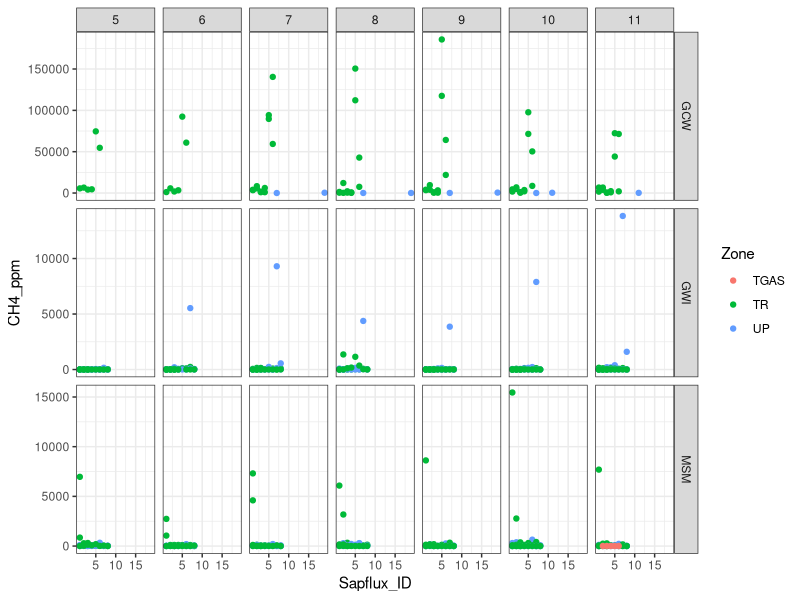
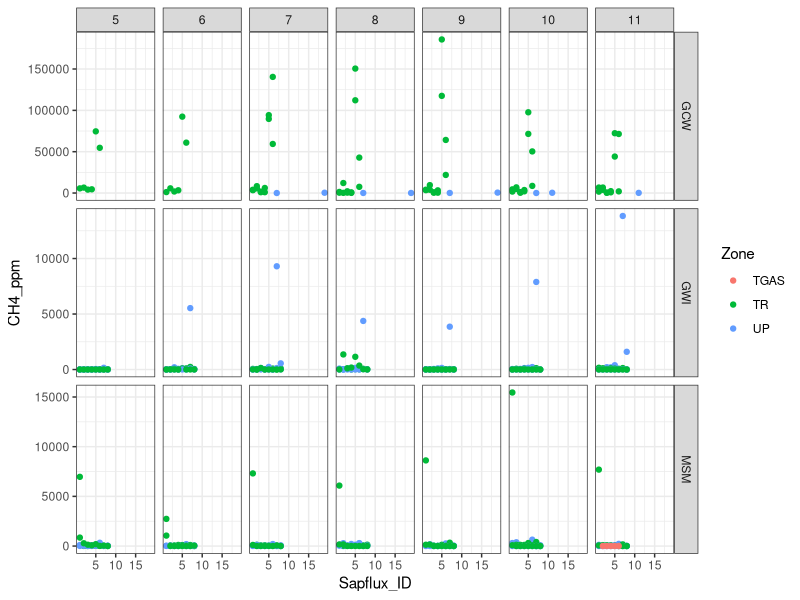
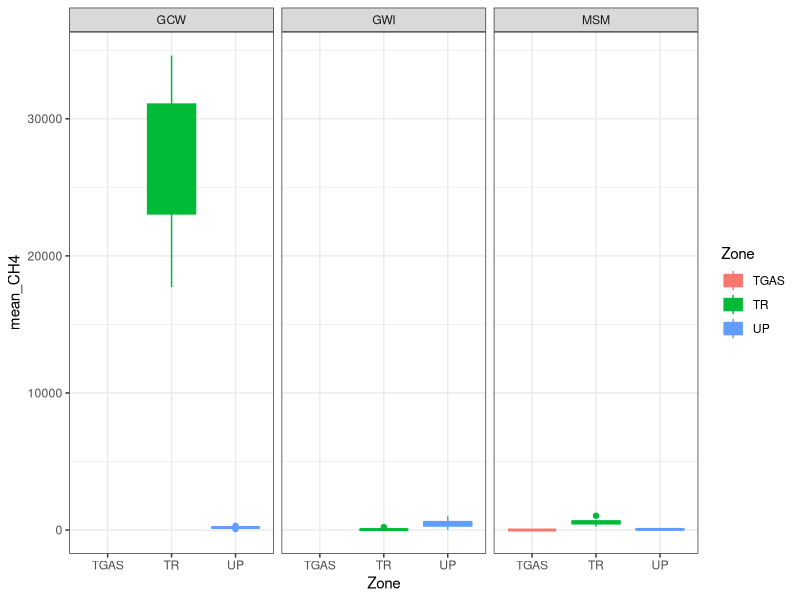

R code for these plots, in order:
## ---- chunk 1
library(dplyr)
library(ggplot2)
library(ggpubr)
library(stringr)
library(readxl)
library(tidyr)
library(tibble)
library(openxlsx)
## ---- chunk 2

#read in 2022 TGAS Data:
dat22 <- read.csv("2022/COMPASS_SynopticCB_TGAS_2022.csv")

#need to deal with some of the tempest data that has the wrong replicate info 
  #a rep of 1 = C7 
  #a rep of 2 = C11
  #a rep of 4 = C19

dat22$Replicate <- as.numeric(dat22$Replicate)

dat22 <- dat22 %>%
  mutate(Replicate = case_when(
    Site == "GCW" & Zone == "UP" & Replicate == 1 ~ 7,
    Site == "GCW" & Zone == "UP" & Replicate == 2 ~ 11,
    Site == "GCW" & Zone == "UP" & Replicate == 4 ~ 19,
    TRUE ~ Replicate  # keep existing value otherwise
  ))

#read in 2023 TGAS Data:
dat23 <- read.csv("2023/COMPASS_SynopticCB_TGAS_2023.csv")


## ---- chunk 3

#read in the tree information about species and dbh
tree_dat <- read.csv("TGAS Tree Info/COMPASS_SynopticCB_TGAS_TreeInfo.csv")
head(tree_dat)

#combine the tree data with the 2022 File 
tree_dat22 <- tree_dat %>%
  select(!"DBH_2023_cm")
dat22_wtree <- left_join(dat22, tree_dat22, by = c("Site", "Zone", "Tree_Code", "Replicate"))

dat22_wtree <- dat22_wtree %>%
  rename(DBH_cm = DBH_2022_cm)

#combine tree data with 2023 File 
tree_dat23 <- tree_dat %>%
  select(!"DBH_2022_cm")
dat23_wtree <- left_join(dat23, tree_dat23, by = c("Site", "Zone", "Tree_Code", "Replicate"))

dat23_wtree <- dat23_wtree %>%
  rename(DBH_cm = DBH_2023_cm)


## ---- chunk 4

#read in the sampling date information
dates <- read.csv("TGAS Tree Info/COMPASS_Synoptic_TGAS_CollectionDates.csv")
head(dates)

#add sampling date and the month # to dat22
dat22_wtree_dates <- dat22_wtree %>%
  left_join(dates %>% select(Site, Year, Month, Day),
            by = c("Site", "Year", "Month")) %>%
  mutate(Month_num = match(Month, month.name))

#add sampling date and the month # to dat23
dat23_wtree_dates <- dat23_wtree %>%
  left_join(dates %>% select(Site, Year, Month, Day),
            by = c("Site", "Year", "Month")) %>%
  mutate(Month_num = match(Month, month.name))


## ---- chunk 5
#combine all the data together in one dataframe
all_dat <- rbind(dat22_wtree_dates, dat23_wtree_dates)

all_dat <- all_dat %>%
  mutate(CO2_ppm = if_else(CO2_ppm < 0, 0, CO2_ppm),
         CO2_ppm = round(CO2_ppm, 3)) %>%
  mutate(CH4_ppm = if_else(CH4_ppm < 0, 0, CH4_ppm),
         CH4_ppm = round(CH4_ppm, 3))

all_dat <- all_dat %>% 
  rename( Sapflux_ID = Replicate, 
          Month_name = Month, 
          Month = Month_num) %>%
  mutate(CH4_Flag = recode(CH4_Flag, "Within Std Curve Range" = "NA")) %>%
  mutate(CO2_Flag = recode(CO2_Flag, "Within Std Curve Range" = "NA")) %>%
  select("Project", "Region", "Year", "Month", "Day", "Site", "Zone", 
         "Sapflux_ID", "Species",
         "DBH_cm" ,  "Status",  "Tree_Info", "Sample_ID","CH4_ppm", 
         "CH4_Flag", "CO2_ppm","CO2_Flag")      



## ---- chunk 6

#pull the column names from the all_dat dataframe and create a new dataframe with them 
metadat <- data.frame(Column_Names = colnames(all_dat))

metadat$Description <- ""
metadat$Units <- ""
metadat$Instrument_ifapplicable <- ""

#add information about each line: 

metadat$Description <- c("Project name: Project component", 
                         "Region samples originated from: CB = Chesapeake Bay",
                         "Year (YYYY) of sample collection", 
                         "Month (#) of sample collection",
                         "Day (#) of sample collection",
                         "Name of sampling transect location (GCW, SWH, MSM, GWI), see dataset locations for coordinates", 
                         "Zone within space-for-time transect (UP=upland, TR=transition)",
                         "Sap flow (SF) id (1-8, 11, 19). The # ID for the sap flow sensor associated with the tree (only live trees)", 
                         "USDA Species code for tree sampled", 
                         "Diameter at breast height (DBH) for tree sampled in same year",
                         "Tree status indicates if the tree was Living or Dead Standing", 
                         "Tree Info indicates if the tree had sap flow monitoring during sampling, dead trees were not monitored for sap flow",
                         "Sample identifier used in laboratory and field", 
                         "Methane concentration of sample from tree gas well", 
                         "Methane concentration flag: NA (data within instrument and std curve range) or Out of Std Curve Range.", 
                         "Carbon Dioxide concentration of sample from tree gas well", 
                         "Carbon Dioxide concentration flag: NA (data within instrument and std curve range) or Out of Std Curve Range." )

metadat$Units <-      c("NA", 
                         "NA",
                         "NA", 
                         "NA",
                         "NA",
                         "NA", 
                         "NA",
                         "NA", 
                         "NA", 
                         "cm",
                         "NA", 
                         "NA",
                         "NA", 
                         "ppm", 
                         "NA", 
                         "ppm", 
                         "NA" )

metadat$Instrument_ifapplicable <-  c("NA", 
                         "NA",
                         "NA", 
                         "NA",
                         "NA",
                         "NA", 
                         "NA",
                         "NA", 
                         "NA", 
                         "DBH tape",
                         "NA", 
                         "NA",
                         "NA", 
                         "Varian 450 GC (Agilent Technologies)", 
                         "NA", 
                         "Varian 450 GC (Agilent Technologies)", 
                         "NA" )


## ---- chunk 7

#write out a csv of all the data to the main folder: 
write.csv(all_dat, "COMPASS_SynopticCB_TGAS_AllData.csv")


#write out a csv of the metadata associated with the data: 
write.csv(metadat, "COMPASS_SynopticCB_TGAS_Metadata.csv")

## ---- chunk 8

#just plot all the data 
ggplot(data=all_dat, aes(x=Sapflux_ID, y=CH4_ppm, fill=Zone, color=Zone))+
  geom_point()+ 
  facet_grid(Site~Month, scales="free_y")+ 
  theme_bw()

#Let's pull out dead trees and only plot the live ones 
live_dat <- subset(all_dat, Status == "Living")

ggplot(data=live_dat, aes(x=Sapflux_ID, y=CH4_ppm, fill=Zone, color=Zone))+
  geom_point()+ 
  facet_grid(Site~Month, scales="free_y")+ 
  theme_bw()

## ---- chunk 9

TGAS_avg <- live_dat %>%
  group_by(Month, Site, Zone) %>%
   dplyr::summarize(mean_CH4 = mean(CH4_ppm, na.rm=TRUE), 
            sd_CH4 = sd(CH4_ppm, na.rm=TRUE), 
            mean_CO2 = mean(CO2_ppm, na.rm=TRUE), 
            sd_CO2 = sd(CO2_ppm, na.rm=TRUE))



ggplot(data=TGAS_avg, aes(x=Zone, y=mean_CH4, fill=Zone, color=Zone))+
  geom_boxplot()+ 
  facet_grid(~Site, scales="free_y")+ 
  theme_bw()
